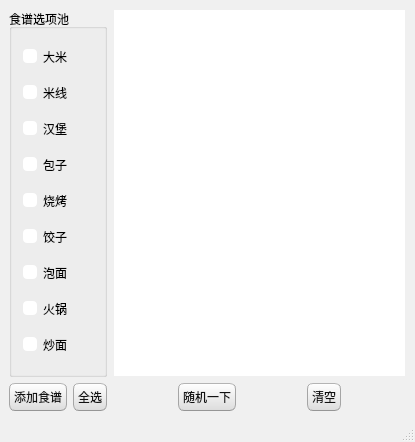
<?xml version="1.0" encoding="UTF-8"?>
<ui version="4.0">
 <class>MainWindow</class>
 <widget class="QMainWindow" name="MainWindow">
  <property name="geometry">
   <rect>
    <x>0</x>
    <y>0</y>
    <width>415</width>
    <height>442</height>
   </rect>
  </property>
  <property name="windowTitle">
   <string>吃什么</string>
  </property>
  <property name="styleSheet">
   <string notr="true">QMainWindow {
	background-color:#f0f0f0;
}
QCheckBox {
	padding:2px;
}
QCheckBox:hover {
	border:1px solid rgb(255,150,60);
	border-radius:4px;
	padding: 1px;
	background-color:qlineargradient(spread:pad, x1:0.5, y1:1, x2:0.5, y2:0, stop:0 rgba(190, 90, 50, 50), stop:1 rgba(250, 130, 40, 50));
}
QCheckBox::indicator:checked {
	border:1px solid rgb(246, 134, 86);
	border-radius:4px;
  	background-color:rgb(246, 134, 86)
}
QCheckBox::indicator:unchecked {
	border-width:1px solid rgb(246, 134, 86);
	border-radius:4px;
  	background-color:rgb(255,255,255);
}
QColorDialog {
	background-color:#f0f0f0;
}
QComboBox {
	color:rgb(81,72,65);
	background: #ffffff;
}
QComboBox:editable {
	selection-color:rgb(81,72,65);
	selection-background-color: #ffffff;
}
QComboBox QAbstractItemView {
	selection-color: #ffffff;
	selection-background-color: rgb(246, 134, 86);
}
QComboBox:!editable:on, QComboBox::drop-down:editable:on {
	color:  #1e1d23;	
}
QDateTimeEdit, QDateEdit, QDoubleSpinBox, QFontComboBox {
	color:rgb(81,72,65);
	background-color: #ffffff;
}

QDialog {
	background-color:#f0f0f0;
}

QLabel,QLineEdit {
	color:rgb(17,17,17);
}
QLineEdit {
	background-color:rgb(255,255,255);
	selection-background-color:rgb(236,116,64);
}
QMenuBar {
	color:rgb(223,219,210);
	background-color:rgb(65,64,59);
}
QMenuBar::item {
	padding-top:4px;
	padding-left:4px;
	padding-right:4px;
	color:rgb(223,219,210);
	background-color:rgb(65,64,59);
}
QMenuBar::item:selected {
	color:rgb(255,255,255);
	padding-top:2px;
	padding-left:2px;
	padding-right:2px;
	border-top-width:2px;
	border-left-width:2px;
	border-right-width:2px;
	border-top-right-radius:4px;
	border-top-left-radius:4px;
	border-style:solid;
	background-color:rgb(65,64,59);
	border-top-color: rgb(47,47,44);
	border-right-color: qlineargradient(spread:pad, x1:0, y1:1, x2:1, y2:0, stop:0 rgba(90, 87, 78, 255), stop:1 rgba(47,47,44, 255));
	border-left-color:  qlineargradient(spread:pad, x1:1, y1:0, x2:0, y2:0, stop:0 rgba(90, 87, 78, 255), stop:1 rgba(47,47,44, 255));
}
QMenu {
	color:rgb(223,219,210);
	background-color:rgb(65,64,59);
}
QMenu::item {
	color:rgb(223,219,210);
	padding:4px 10px 4px 20px;
}
QMenu::item:selected {
	color:rgb(255,255,255);
	background-color: qlineargradient(spread:pad, x1:0.5, y1:1, x2:0.5, y2:0, stop:0 rgba(225, 108, 54, 255), stop:1 rgba(246, 134, 86, 255));
	border-style:solid;
	border-width:3px;
	padding:4px 7px 4px 17px;
	border-bottom-color:qlineargradient(spread:pad, x1:0.5, y1:1, x2:0.5, y2:0, stop:0 rgba(175,85,48,255), stop:1 rgba(236,114,67, 255));
	border-top-color:qlineargradient(spread:pad, x1:0.5, y1:1, x2:0.5, y2:0, stop:0 rgba(253,156,113,255), stop:1 rgba(205,90,46, 255));
	border-right-color:qlineargradient(spread:pad, x1:0, y1:0.5, x2:1, y2:0.5, stop:0 rgba(253,156,113,255), stop:1 rgba(205,90,46, 255));
	border-left-color:qlineargradient(spread:pad, x1:1, y1:0.5, x2:0, y2:0.5, stop:0 rgba(253,156,113,255), stop:1 rgba(205,90,46, 255));
}
QPlainTextEdit {
	border: 1px solid transparent;
	color:rgb(17,17,17);
	selection-background-color:rgb(236,116,64);
    background-color: #FFFFFF;
}

QProgressBar {
	text-align: center;
	color: rgb(0, 0, 0);
	border: 1px inset rgb(150,150,150); 
	border-radius: 10px;
	background-color:rgb(221,221,219);
}
QProgressBar::chunk:horizontal {
	background-color: qlineargradient(spread:pad, x1:0.5, y1:1, x2:0.5, y2:0, stop:0 rgba(225, 108, 54, 255), stop:1 rgba(246, 134, 86, 255));
	border:1px solid;
	border-radius:8px;
	border-bottom-color:qlineargradient(spread:pad, x1:0.5, y1:1, x2:0.5, y2:0, stop:0 rgba(175,85,48,255), stop:1 rgba(236,114,67, 255));
	border-top-color:qlineargradient(spread:pad, x1:0.5, y1:1, x2:0.5, y2:0, stop:0 rgba(253,156,113,255), stop:1 rgba(205,90,46, 255));
	border-right-color:qlineargradient(spread:pad, x1:0, y1:0.5, x2:1, y2:0.5, stop:0 rgba(253,156,113,255), stop:1 rgba(205,90,46, 255));
	border-left-color:qlineargradient(spread:pad, x1:1, y1:0.5, x2:0, y2:0.5, stop:0 rgba(253,156,113,255), stop:1 rgba(205,90,46, 255));
}
QPushButton{
	color:rgb(17,17,17);
	border-width: 1px;
	border-radius: 6px;
	border-bottom-color: rgb(150,150,150);
	border-right-color: rgb(165,165,165);
	border-left-color: rgb(165,165,165);
	border-top-color: rgb(180,180,180);
	border-style: solid;
	padding: 4px;
	background-color: qlineargradient(spread:pad, x1:0.5, y1:1, x2:0.5, y2:0, stop:0 rgba(220, 220, 220, 255), stop:1 rgba(255, 255, 255, 255));
}
QPushButton:hover{
	color:rgb(17,17,17);
	border-width: 1px;
	border-radius:6px;
	border-top-color: rgb(255,150,60);
	border-right-color: qlineargradient(spread:pad, x1:0, y1:1, x2:1, y2:0, stop:0 rgba(200, 70, 20, 255), stop:1 rgba(255,150,60, 255));
	border-left-color:  qlineargradient(spread:pad, x1:1, y1:0, x2:0, y2:0, stop:0 rgba(200, 70, 20, 255), stop:1 rgba(255,150,60, 255));
	border-bottom-color: rgb(200,70,20);
	border-style: solid;
	padding: 2px;
	background-color: qlineargradient(spread:pad, x1:0.5, y1:1, x2:0.5, y2:0, stop:0 rgba(220, 220, 220, 255), stop:1 rgba(255, 255, 255, 255));
}
QPushButton:default{
	color:rgb(17,17,17);
	border-width: 1px;
	border-radius:6px;
	border-top-color: rgb(255,150,60);
	border-right-color: qlineargradient(spread:pad, x1:0, y1:1, x2:1, y2:0, stop:0 rgba(200, 70, 20, 255), stop:1 rgba(255,150,60, 255));
	border-left-color:  qlineargradient(spread:pad, x1:1, y1:0, x2:0, y2:0, stop:0 rgba(200, 70, 20, 255), stop:1 rgba(255,150,60, 255));
	border-bottom-color: rgb(200,70,20);
	border-style: solid;
	padding: 2px;
	background-color: qlineargradient(spread:pad, x1:0.5, y1:1, x2:0.5, y2:0, stop:0 rgba(220, 220, 220, 255), stop:1 rgba(255, 255, 255, 255));
}
QPushButton:pressed{
	color:rgb(17,17,17);
	border-width: 1px;
	border-radius: 6px;
	border-width: 1px;
	border-top-color: rgba(255,150,60,200);
	border-right-color: qlineargradient(spread:pad, x1:0, y1:1, x2:1, y2:0, stop:0 rgba(200, 70, 20, 255), stop:1 rgba(255,150,60, 200));
	border-left-color:  qlineargradient(spread:pad, x1:1, y1:0, x2:0, y2:0, stop:0 rgba(200, 70, 20, 255), stop:1 rgba(255,150,60, 200));
	border-bottom-color: rgba(200,70,20,200);
	border-style: solid;
	padding: 2px;
	background-color: qlineargradient(spread:pad, x1:0.5, y1:0, x2:0.5, y2:1, stop:0 rgba(220, 220, 220, 255), stop:1 rgba(255, 255, 255, 255));
}
QPushButton:disabled{
	color:rgb(174,167,159);
	border-width: 1px;
	border-radius: 6px;
	background-color: qlineargradient(spread:pad, x1:0.5, y1:1, x2:0.5, y2:0, stop:0 rgba(200, 200, 200, 255), stop:1 rgba(230, 230, 230, 255));
}
QRadioButton {
	padding: 1px;
}
QRadioButton::indicator:checked {
	height: 10px;
	width: 10px;
	border-style:solid;
	border-radius:5px;
	border-width: 1px;
	border-color: rgba(246, 134, 86, 255);
	color: #a9b7c6;
	background-color:rgba(246, 134, 86, 255);
}
QRadioButton::indicator:!checked {
	height: 10px;
	width: 10px;
	border-style:solid;
	border-radius:5px;
	border-width: 1px;
	border-color: rgb(246, 134, 86);
	color: #a9b7c6;
	background-color: transparent;
}
QScrollArea {
	color: white;
	background-color:#f0f0f0;
}
QSlider::groove {
	border-style: solid;
	border-width: 1px;
	border-color: rgb(207,207,207);
}
QSlider::groove:horizontal {
	height: 5px;
	background: rgb(246, 134, 86);
}
QSlider::groove:vertical {
	width: 5px;
	background: rgb(246, 134, 86);
}
QSlider::handle:horizontal {
	background: rgb(253,253,253);
	border-style: solid;
	border-width: 1px;
	border-color: rgb(207,207,207);
	width: 12px;
	margin: -5px 0;
	border-radius: 7px;
}
QSlider::handle:vertical {
	background: rgb(253,253,253);
	border-style: solid;
	border-width: 1px;
	border-color: rgb(207,207,207);
	height: 12px;
	margin: 0 -5px;
	border-radius: 7px;
}
QSlider::add-page:horizontal, QSlider::add-page:vertical {
 	background: white;
}
QSlider::sub-page:horizontal, QSlider::sub-page:vertical {
	background: rgb(246, 134, 86);
}
QStatusBar, QSpinBox {
	color:rgb(81,72,65);
}
QSpinBox {
	background-color: #ffffff;
}
QScrollBar:horizontal {
	max-height: 20px;
	border: 1px transparent;
	margin: 0px 20px 0px 20px;
}
QScrollBar::handle:horizontal {
	background: rgb(253,253,253);
	border: 1px solid rgb(207,207,207);
	border-radius: 7px;
	min-width: 25px;
}
QScrollBar::handle:horizontal:hover {
	background: rgb(253,253,253);
	border: 1px solid rgb(255,150,60);
	border-radius: 7px;
	min-width: 25px;
}
QScrollBar::add-line:horizontal {
  	border: 1px solid rgb(207,207,207);
  	border-top-right-radius: 7px;
  	border-top-left-radius: 7px;
  	border-bottom-right-radius: 7px;
  	background: rgb(255, 255, 255);
  	width: 20px;
  	subcontrol-position: right;
  	subcontrol-origin: margin;
}
QScrollBar::add-line:horizontal:hover {
  	border: 1px solid rgb(255,150,60);
  	border-top-right-radius: 7px;
  	border-top-left-radius: 7px;
  	border-bottom-right-radius: 7px;
  	background: rgb(255, 255, 255);
  	width: 20px;
  	subcontrol-position: right;
  	subcontrol-origin: margin;
}
QScrollBar::add-line:horizontal:pressed {
  	border: 1px solid grey;
  	border-top-left-radius: 7px;
  	border-top-right-radius: 7px;
  	border-bottom-right-radius: 7px;
  	background: rgb(231,231,231);
  	width: 20px;
  	subcontrol-position: right;
  	subcontrol-origin: margin;
}
QScrollBar::sub-line:horizontal {
  	border: 1px solid rgb(207,207,207);
  	border-top-right-radius: 7px;
  	border-top-left-radius: 7px;
  	border-bottom-left-radius: 7px;
  	background: rgb(255, 255, 255);
  	width: 20px;
  	subcontrol-position: left;
  	subcontrol-origin: margin;
}
QScrollBar::sub-line:horizontal:hover {
  	border: 1px solid rgb(255,150,60);
  	border-top-right-radius: 7px;
  	border-top-left-radius: 7px;
  	border-bottom-left-radius: 7px;
  	background: rgb(255, 255, 255);
  	width: 20px;
  	subcontrol-position: left;
  	subcontrol-origin: margin;
}
QScrollBar::sub-line:horizontal:pressed {
  	border: 1px solid grey;
  	border-top-right-radius: 7px;
  	border-top-left-radius: 7px;
  	border-bottom-left-radius: 7px;
  	background: rgb(231,231,231);
  	width: 20px;
  	subcontrol-position: left;
  	subcontrol-origin: margin;
}
QScrollBar::left-arrow:horizontal {
  	border: 1px transparent grey;
  	border-top-left-radius: 3px;
  	border-bottom-left-radius: 3px;
  	width: 6px;
  	height: 6px;
  	background: rgb(230,230,230);
}
QScrollBar::right-arrow:horizontal {
	border: 1px transparent grey;
	border-top-right-radius: 3px;
	border-bottom-right-radius: 3px;
  	width: 6px;
  	height: 6px;
 	background: rgb(230,230,230);
}
QScrollBar::add-page:horizontal, QScrollBar::sub-page:horizontal {
 	background: none;
} 
QScrollBar:vertical {
	max-width: 20px;
	border: 1px transparent grey;
	margin: 20px 0px 20px 0px;
}
QScrollBar::add-line:vertical {
	border: 1px solid;
	border-color: rgb(207,207,207);
	border-bottom-right-radius: 7px;
	border-bottom-left-radius: 7px;
	border-top-left-radius: 7px;
	background: rgb(255, 255, 255);
  	height: 20px;
  	subcontrol-position: bottom;
  	subcontrol-origin: margin;
}
QScrollBar::add-line:vertical:hover {
  	border: 1px solid;
  	border-color: rgb(255,150,60);
  	border-bottom-right-radius: 7px;
  	border-bottom-left-radius: 7px;
  	border-top-left-radius: 7px;
  	background: rgb(255, 255, 255);
  	height: 20px;
  	subcontrol-position: bottom;
  	subcontrol-origin: margin;
}
QScrollBar::add-line:vertical:pressed {
  	border: 1px solid grey;
  	border-bottom-left-radius: 7px;
  	border-bottom-right-radius: 7px;
  	border-top-left-radius: 7px;
  	background: rgb(231,231,231);
  	height: 20px;
  	subcontrol-position: bottom;
  	subcontrol-origin: margin;
}
QScrollBar::sub-line:vertical {
  	border: 1px solid rgb(207,207,207);
  	border-top-right-radius: 7px;
  	border-top-left-radius: 7px;
  	border-bottom-left-radius: 7px;
  	background: rgb(255, 255, 255);
  	height: 20px;
  	subcontrol-position: top;
  	subcontrol-origin: margin;
}
QScrollBar::sub-line:vertical:hover {
  	border: 1px solid rgb(255,150,60);
  	border-top-right-radius: 7px;
  	border-top-left-radius: 7px;
  	border-bottom-left-radius: 7px;
	background: rgb(255, 255, 255);
  	height: 20px;
  	subcontrol-position: top;
  	subcontrol-origin: margin;
}
QScrollBar::sub-line:vertical:pressed {
  	border: 1px solid grey;
  	border-top-left-radius: 7px;
  	border-top-right-radius: 7px;
  	background: rgb(231,231,231);
 	height: 20px;
  	subcontrol-position: top;
  	subcontrol-origin: margin;
}
QScrollBar::handle:vertical {
	background: rgb(253,253,253);
	border: 1px solid rgb(207,207,207);
	border-radius: 7px;
	min-height: 25px;
}
QScrollBar::handle:vertical:hover {
	background: rgb(253,253,253);
	border: 1px solid rgb(255,150,60);
	border-radius: 7px;
	min-height: 25px;
}
QScrollBar::up-arrow:vertical {
	border: 1px transparent grey;
  	border-top-left-radius: 3px;
	border-top-right-radius: 3px;
  	width: 6px;
  	height: 6px;
  	background: rgb(230,230,230);
}
QScrollBar::down-arrow:vertical {
  	border: 1px transparent grey;
  	border-bottom-left-radius: 3px;
  	border-bottom-right-radius: 3px;
  	width: 6px;
  	height: 6px;
  	background: rgb(230,230,230);
}
QScrollBar::add-page:vertical, QScrollBar::sub-page:vertical {
  	background: none;
}
QTabWidget {
	color:rgb(0,0,0);
	background-color:rgb(247,246,246);
}
QTabWidget::pane {
	border-color: rgb(180,180,180);
	background-color:rgb(247,246,246);
	border-style: solid;
	border-width: 1px;
  	border-radius: 6px;
}
QTabBar::tab {
	padding-left:4px;
	padding-right:4px;
	padding-bottom:2px;
	padding-top:2px;
	color:rgb(81,72,65);
  	background-color: qlineargradient(spread:pad, x1:0.5, y1:1, x2:0.5, y2:0, stop:0 rgba(221,218,217,255), stop:1 rgba(240,239,238,255));
	border-style: solid;
	border-width: 1px;
  	border-top-right-radius:4px;
	border-top-left-radius:4px;
	border-top-color: rgb(180,180,180);
	border-left-color: rgb(180,180,180);
	border-right-color: rgb(180,180,180);
	border-bottom-color: transparent;
}
QTabBar::tab:selected, QTabBar::tab:last:selected, QTabBar::tab:hover {
  	background-color:rgb(247,246,246);
  	margin-left: 0px;
  	margin-right: 1px;
}
QTabBar::tab:!selected {
	margin-top: 1px;
	margin-right: 1px;
}
QTextEdit {
	border-width: 1px;
	border-style: solid;
	border-color:transparent;
	color:rgb(17,17,17);
	selection-background-color:rgb(236,116,64);
}
QTimeEdit, QToolBox, QToolBox::tab, QToolBox::tab:selected {
	color:rgb(81,72,65);
	background-color: #ffffff;
}</string>
  </property>
  <widget class="QWidget" name="centralwidget">
   <layout class="QHBoxLayout" name="horizontalLayout_3">
    <item>
     <layout class="QVBoxLayout" name="verticalLayout_2" stretch="9,1">
      <item>
       <widget class="QGroupBox" name="groupBox">
        <property name="title">
         <string>食谱选项池</string>
        </property>
        <layout class="QVBoxLayout" name="verticalLayout_3">
         <item>
          <widget class="QCheckBox" name="checkBox_5">
           <property name="text">
            <string>大米</string>
           </property>
          </widget>
         </item>
         <item>
          <widget class="QCheckBox" name="checkBox_4">
           <property name="text">
            <string>米线</string>
           </property>
          </widget>
         </item>
         <item>
          <widget class="QCheckBox" name="checkBox_9">
           <property name="text">
            <string>汉堡</string>
           </property>
          </widget>
         </item>
         <item>
          <widget class="QCheckBox" name="checkBox_3">
           <property name="text">
            <string>包子</string>
           </property>
          </widget>
         </item>
         <item>
          <widget class="QCheckBox" name="checkBox_8">
           <property name="text">
            <string>烧烤</string>
           </property>
          </widget>
         </item>
         <item>
          <widget class="QCheckBox" name="checkBox_2">
           <property name="text">
            <string>饺子</string>
           </property>
          </widget>
         </item>
         <item>
          <widget class="QCheckBox" name="checkBox_7">
           <property name="text">
            <string>泡面</string>
           </property>
          </widget>
         </item>
         <item>
          <widget class="QCheckBox" name="checkBox">
           <property name="text">
            <string>火锅</string>
           </property>
          </widget>
         </item>
         <item>
          <widget class="QCheckBox" name="checkBox_6">
           <property name="text">
            <string>炒面</string>
           </property>
          </widget>
         </item>
        </layout>
       </widget>
      </item>
      <item>
       <layout class="QHBoxLayout" name="horizontalLayout_2">
        <item>
         <widget class="QPushButton" name="pushButton_add">
          <property name="sizePolicy">
           <sizepolicy hsizetype="Fixed" vsizetype="Fixed">
            <horstretch>0</horstretch>
            <verstretch>0</verstretch>
           </sizepolicy>
          </property>
          <property name="text">
           <string>添加食谱</string>
          </property>
         </widget>
        </item>
        <item>
         <widget class="QPushButton" name="pushButton_all_select">
          <property name="sizePolicy">
           <sizepolicy hsizetype="Fixed" vsizetype="Fixed">
            <horstretch>0</horstretch>
            <verstretch>0</verstretch>
           </sizepolicy>
          </property>
          <property name="text">
           <string>全选</string>
          </property>
         </widget>
        </item>
       </layout>
      </item>
     </layout>
    </item>
    <item>
     <layout class="QVBoxLayout" name="verticalLayout" stretch="9,1">
      <item>
       <widget class="QTextBrowser" name="textBrowser">
        <property name="styleSheet">
         <string notr="true">color:rgb(138, 71, 255);
</string>
        </property>
        <property name="html">
         <string>&lt;!DOCTYPE HTML PUBLIC &quot;-//W3C//DTD HTML 4.0//EN&quot; &quot;http://www.w3.org/TR/REC-html40/strict.dtd&quot;&gt;
&lt;html&gt;&lt;head&gt;&lt;meta name=&quot;qrichtext&quot; content=&quot;1&quot; /&gt;&lt;style type=&quot;text/css&quot;&gt;
p, li { white-space: pre-wrap; }
&lt;/style&gt;&lt;/head&gt;&lt;body style=&quot; font-family:'SimSun'; font-size:9pt; font-weight:400; font-style:normal;&quot;&gt;
&lt;p style=&quot;-qt-paragraph-type:empty; margin-top:0px; margin-bottom:0px; margin-left:0px; margin-right:0px; -qt-block-indent:0; text-indent:0px;&quot;&gt;&lt;br /&gt;&lt;/p&gt;&lt;/body&gt;&lt;/html&gt;</string>
        </property>
        <property name="placeholderText">
         <string/>
        </property>
       </widget>
      </item>
      <item>
       <layout class="QHBoxLayout" name="horizontalLayout">
        <item>
         <widget class="QPushButton" name="pushButton_run">
          <property name="sizePolicy">
           <sizepolicy hsizetype="Fixed" vsizetype="Fixed">
            <horstretch>0</horstretch>
            <verstretch>0</verstretch>
           </sizepolicy>
          </property>
          <property name="text">
           <string>随机一下</string>
          </property>
         </widget>
        </item>
        <item>
         <widget class="QPushButton" name="pushButton_reset">
          <property name="sizePolicy">
           <sizepolicy hsizetype="Fixed" vsizetype="Fixed">
            <horstretch>0</horstretch>
            <verstretch>0</verstretch>
           </sizepolicy>
          </property>
          <property name="text">
           <string>清空</string>
          </property>
         </widget>
        </item>
       </layout>
      </item>
     </layout>
    </item>
   </layout>
  </widget>
  <widget class="QStatusBar" name="statusbar"/>
 </widget>
 <resources/>
 <connections/>
</ui>
